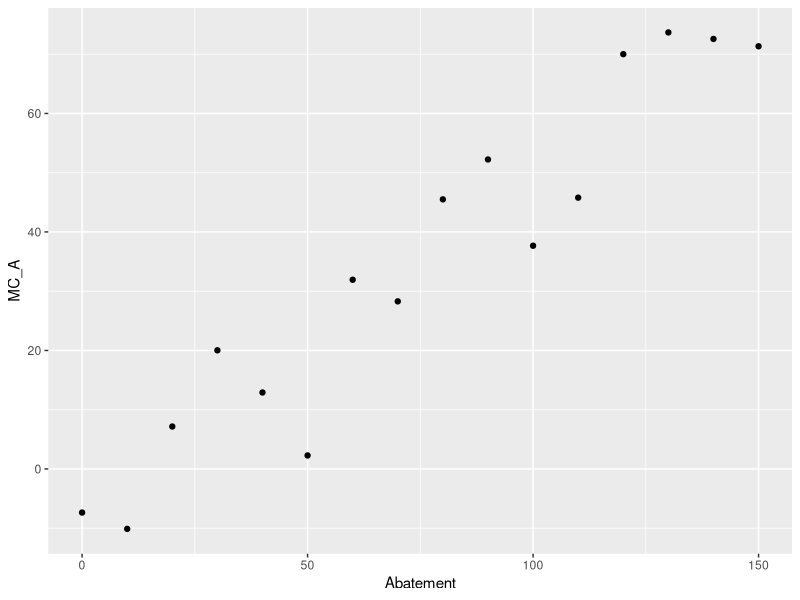
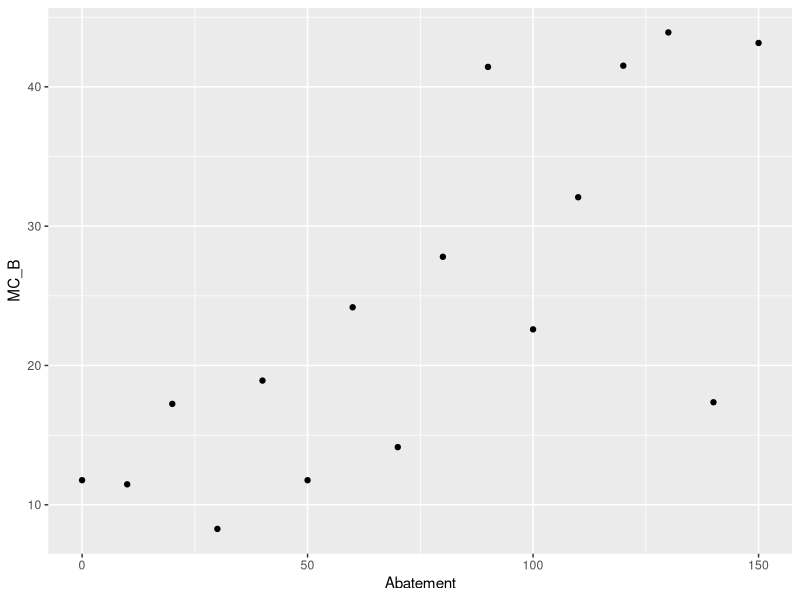
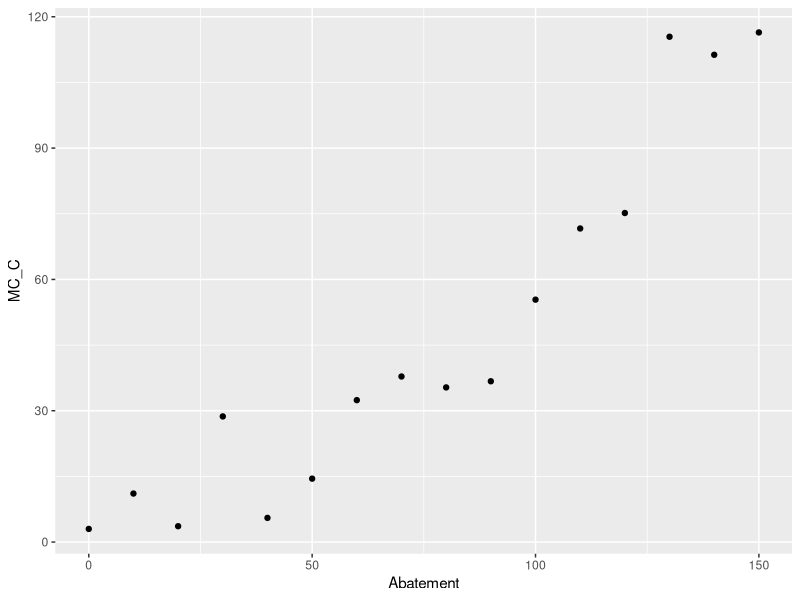
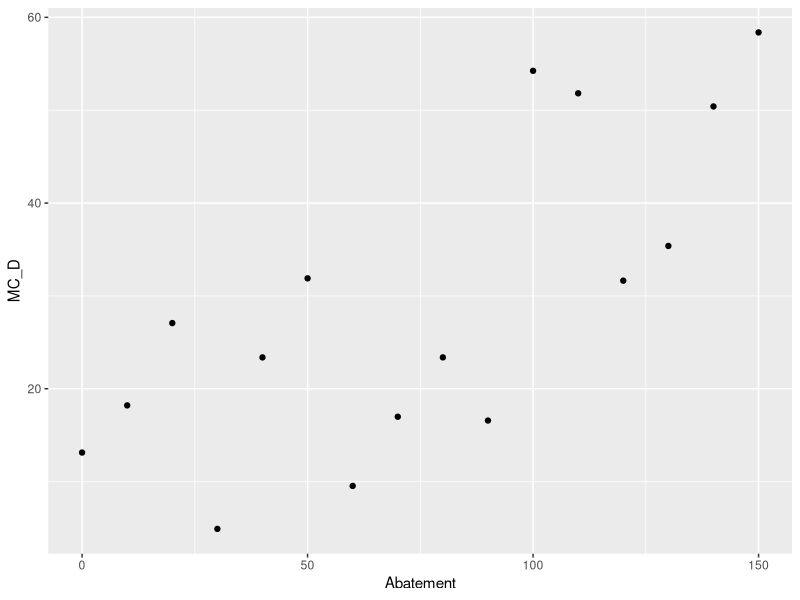

Generate these figures, in order, with R:
## ---- chunk 1
knitr::opts_chunk$set(echo = TRUE)
## ---- chunk 2

library(tidyverse)
library(reshape2)

carbon_abate <- read_csv("HW4Data.csv")

carbon_tidy <- melt(carbon_abate[c('Abatement',  'MC_A', 'MC_B', 'MC_C', 'MC_D')], id.vars = 1)

## ---- chunk 3
#Visualize the data

sector_A <- ggplot(carbon_abate, aes(x = Abatement, y = MC_A)) +
  geom_point()
sector_A

sector_B <- ggplot(carbon_abate, aes(x = Abatement, y = MC_B)) +
  geom_point()
sector_B

sector_C <- ggplot(carbon_abate, aes(x = Abatement, y = MC_C)) +
  geom_point()
sector_C

sector_D <- ggplot(carbon_abate, aes(x = Abatement, y = MC_D)) +
  geom_point()
sector_D


## ---- chunk 4
#Linear Models for each sector

model_A <- lm(MC_A ~ Abatement, data = carbon_abate)
summary(model_A)

model_B <- lm(MC_B ~ Abatement, data = carbon_abate)
summary(model_B)

model_C <- lm(MC_C ~ Abatement, data = carbon_abate)
summary(model_C)

model_D <- lm(MC_D ~ Abatement, data = carbon_abate)
summary(model_D)

## ---- chunk 5



## ---- chunk 6
#determine demand curves

#calculating the y-intercept
A_demand_price <- (model_A$coefficients[1] + model_A$coefficients[2]*180)
A_demand_price

B_demand_price <- (model_B$coefficients[1] + model_B$coefficients[2]*200)
B_demand_price

C_demand_price <- (model_C$coefficients[1] + model_C$coefficients[2]*220)
C_demand_price

D_demand_price <- (model_D$coefficients[1] + model_D$coefficients[2]*300)
D_demand_price

## ---- chunk 7
#Demand curves

#create a dataframe
A_price <- c(A_demand_price)
A_carbon <- c(180)
A_dataframe <- data.frame(A_carbon, A_price)

A_demand <- lm(A_price ~ A_carbon, data = A_dataframe)
summary(A_demand)
